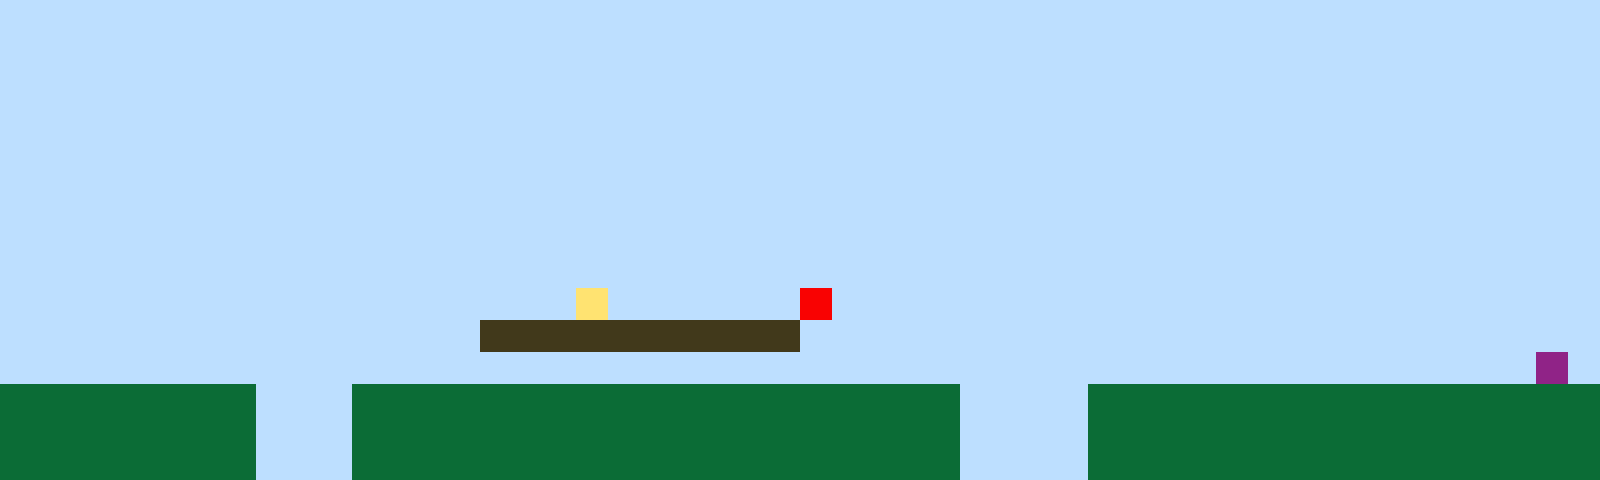

Rendered tile map (Tiled .tmx) drawn with the repository's tilesets; below, a short description and the full map source, tile grids included:
An orthogonal 50x15 tile map with 32x32 px tiles, 1 tile layer (Tile Layer 1).

<map version="1.10" tiledversion="1.11.2" orientation="orthogonal" renderorder="right-up" width="50" height="15" tilewidth="32" tileheight="32" infinite="0" nextlayerid="2" nextobjectid="1"><editorsettings><export target="map1.csv" format="csv" /></editorsettings><tileset firstgid="1" name="sprites" tilewidth="32" tileheight="32" tilecount="6" columns="3"><image source="sprites.png" width="96" height="64" /></tileset><layer id="1" name="Tile Layer 1" width="50" height="15"><data encoding="csv">1,1,1,1,1,1,1,1,1,1,1,1,1,1,1,1,1,1,1,1,1,1,1,1,1,1,1,1,1,1,1,1,1,1,1,1,1,1,1,1,1,1,1,1,1,1,1,1,1,1,1,1,1,1,1,1,1,1,1,1,1,1,1,1,1,1,1,1,1,1,1,1,1,1,1,1,1,1,1,1,1,1,1,1,1,1,1,1,1,1,1,1,1,1,1,1,1,1,1,1,1,1,1,1,1,1,1,1,1,1,1,1,1,1,1,1,1,1,1,1,1,1,1,1,1,1,1,1,1,1,1,1,1,1,1,1,1,1,1,1,1,1,1,1,1,1,1,1,1,1,1,1,1,1,1,1,1,1,1,1,1,1,1,1,1,1,1,1,1,1,1,1,1,1,1,1,1,1,1,1,1,1,1,1,1,1,1,1,1,1,1,1,1,1,1,1,1,1,1,1,1,1,1,1,1,1,1,1,1,1,1,1,1,1,1,1,1,1,1,1,1,1,1,1,1,1,1,1,1,1,1,1,1,1,1,1,1,1,1,1,1,1,1,1,1,1,1,1,1,1,1,1,1,1,1,1,1,1,1,1,1,1,1,1,1,1,1,1,1,1,1,1,1,1,1,1,1,1,1,1,1,1,1,1,1,1,1,1,1,1,1,1,1,1,1,1,1,1,1,1,1,1,1,1,1,1,1,1,1,1,1,1,1,1,1,1,1,1,1,1,1,1,1,1,1,1,1,1,1,1,1,1,1,1,1,1,1,1,1,1,1,1,1,1,1,1,1,1,1,1,1,1,1,1,1,1,1,1,1,1,1,1,1,1,1,1,1,1,1,1,1,1,1,1,1,1,1,1,1,1,1,1,1,1,1,1,1,1,1,1,1,1,1,1,1,1,1,1,1,1,1,1,1,1,1,1,1,1,1,1,1,1,1,1,1,1,1,1,1,1,1,1,1,1,1,1,1,1,1,1,1,1,1,1,1,1,1,1,1,1,1,1,1,1,1,1,1,1,1,1,1,1,1,1,1,1,1,1,1,1,1,1,1,1,1,1,1,1,4,1,1,1,1,1,1,5,1,1,1,1,1,1,1,1,1,1,1,1,1,1,1,1,1,1,1,1,1,1,1,1,1,1,1,1,1,1,1,1,1,1,1,1,1,1,1,3,3,3,3,3,3,3,3,3,3,1,1,1,1,1,1,1,1,1,1,1,1,1,1,1,1,1,1,1,1,1,1,1,1,1,1,1,1,1,1,1,1,1,1,1,1,1,1,1,1,1,1,1,1,1,1,1,1,1,1,1,1,1,1,1,1,1,1,1,1,1,1,1,1,1,1,1,1,1,1,1,1,1,6,1,2,2,2,2,2,2,2,2,1,1,1,2,2,2,2,2,2,2,2,2,2,2,2,2,2,2,2,2,2,2,1,1,1,1,2,2,2,2,2,2,2,2,2,2,2,2,2,2,2,2,2,2,2,2,2,2,2,2,1,1,1,2,2,2,2,2,2,2,2,2,2,2,2,2,2,2,2,2,2,2,1,1,1,1,2,2,2,2,2,2,2,2,2,2,2,2,2,2,2,2,2,2,2,2,2,2,2,2,1,1,1,2,2,2,2,2,2,2,2,2,2,2,2,2,2,2,2,2,2,2,1,1,1,1,2,2,2,2,2,2,2,2,2,2,2,2,2,2,2,2</data></layer></map>
